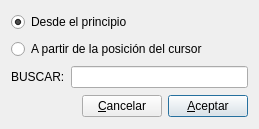
<?xml version="1.0" encoding="UTF-8"?>
<ui version="4.0">
 <class>buscar_cad</class>
 <widget class="QDialog" name="buscar_cad">
  <property name="geometry">
   <rect>
    <x>0</x>
    <y>0</y>
    <width>259</width>
    <height>129</height>
   </rect>
  </property>
  <property name="windowTitle">
   <string>Buscar cadena de caracteres</string>
  </property>
  <layout class="QVBoxLayout" name="verticalLayout">
   <item>
    <widget class="QRadioButton" name="principioradioButton">
     <property name="text">
      <string>Desde el principio</string>
     </property>
     <property name="checked">
      <bool>true</bool>
     </property>
    </widget>
   </item>
   <item>
    <widget class="QRadioButton" name="cursorradioButton">
     <property name="text">
      <string>A partir de la posición del cursor</string>
     </property>
    </widget>
   </item>
   <item>
    <layout class="QHBoxLayout" name="horizontalLayout_2">
     <item>
      <widget class="QLabel" name="label">
       <property name="text">
        <string>BUSCAR:</string>
       </property>
      </widget>
     </item>
     <item>
      <widget class="QLineEdit" name="buscarlineEdit"/>
     </item>
    </layout>
   </item>
   <item>
    <layout class="QHBoxLayout" name="horizontalLayout">
     <item>
      <spacer name="horizontalSpacer">
       <property name="orientation">
        <enum>Qt::Horizontal</enum>
       </property>
       <property name="sizeHint" stdset="0">
        <size>
         <width>40</width>
         <height>20</height>
        </size>
       </property>
      </spacer>
     </item>
     <item>
      <widget class="QPushButton" name="cancelarpushButton">
       <property name="text">
        <string>&amp;Cancelar</string>
       </property>
       <property name="icon">
        <iconset resource="keme.qrc">
         <normaloff>:/iconos/graf/borrar.png</normaloff>:/iconos/graf/borrar.png</iconset>
       </property>
      </widget>
     </item>
     <item>
      <widget class="QPushButton" name="aceptarpushButton">
       <property name="text">
        <string>&amp;Aceptar</string>
       </property>
       <property name="icon">
        <iconset resource="keme.qrc">
         <normaloff>:/iconos/graf/check2.png</normaloff>:/iconos/graf/check2.png</iconset>
       </property>
       <property name="default">
        <bool>true</bool>
       </property>
      </widget>
     </item>
    </layout>
   </item>
  </layout>
 </widget>
 <resources>
  <include location="keme.qrc"/>
 </resources>
 <connections>
  <connection>
   <sender>cancelarpushButton</sender>
   <signal>clicked()</signal>
   <receiver>buscar_cad</receiver>
   <slot>reject()</slot>
   <hints>
    <hint type="sourcelabel">
     <x>56</x>
     <y>100</y>
    </hint>
    <hint type="destinationlabel">
     <x>98</x>
     <y>116</y>
    </hint>
   </hints>
  </connection>
  <connection>
   <sender>aceptarpushButton</sender>
   <signal>clicked()</signal>
   <receiver>buscar_cad</receiver>
   <slot>accept()</slot>
   <hints>
    <hint type="sourcelabel">
     <x>199</x>
     <y>97</y>
    </hint>
    <hint type="destinationlabel">
     <x>258</x>
     <y>116</y>
    </hint>
   </hints>
  </connection>
 </connections>
</ui>
